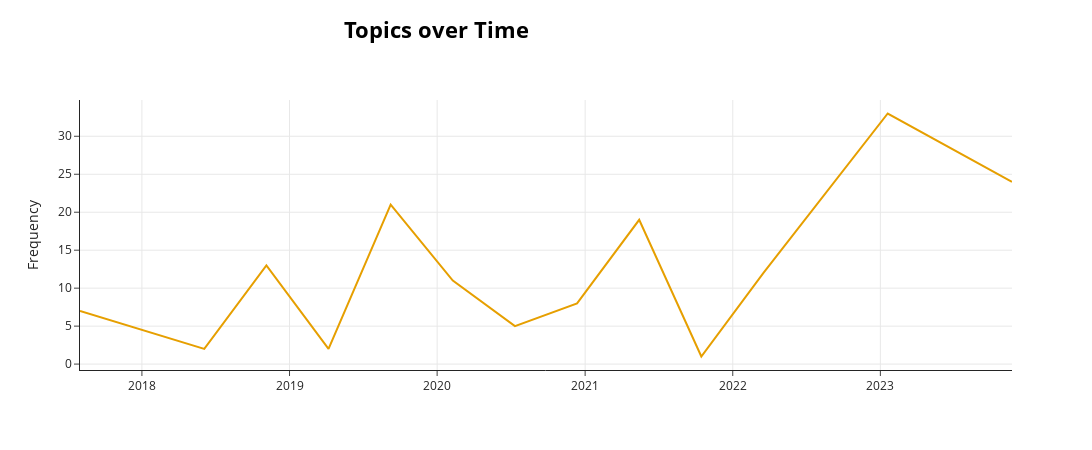

Source (notebook cell):
### Code cell
topic_model.visualize_topics_over_time(topics_over_time, topics=[9], custom_labels=True)

### Figure 1 — Plotly figure (JSON) as saved in the notebook; plotly's stock layout.template omitted (floating-point values rounded to 4 significant figures)
{"data": [{"hoverinfo": "text", "hovertext": ["<b>Topic 9</b><br>Words: უპილოტო, იარაღის, საბრძოლო, ავტონომიური, ბრძოლის", "<b>Topic 9</b><br>Words: უანგ, მანქანებისთვის, უპილოტო, ომ, გადატრიალებას", "<b>Topic 9</b><br>Words: boeing, უპილოტო, საბრძოლო, შეიარაღ, სამხედრო", "<b>Topic 9</b><br>Words: qartulad, კლავიატურა, ომს, გამოიწვევს, თათმანი", "<b>Topic 9</b><br>Words: საბრძოლო, საჰაერო, იარაღის, უპილოტო, სამხედრო", "<b>Topic 9</b><br>Words: საჰაერო, საბრძოლო, მასკის, a12, უპილოტო", "<b>Topic 9</b><br>Words: უპილოტო, დადე, განიპირობებდა, სვლაგეზს, მივედი", "<b>Topic 9</b><br>Words: რუსეთის, სამხედრო, რუსეთი, თავდაცვის, სფერო", "<b>Topic 9</b><br>Words: საბრძოლო, რუსეთის, რობოტიზებული, т14, თავდაცვის", "<b>Topic 9</b><br>Words: ალტიუსს, იდენტიფიცირებისა, მოიერიშე, დარტყმის, მარშრუტ", "<b>Topic 9</b><br>Words: საბრძოლო, დრონი, დრონ, დრონები, უპილოტო", "<b>Topic 9</b><br>Words: საბრძოლო, რუსეთის, უპილოტო, სამხედრო, თავდაცვის", "<b>Topic 9</b><br>Words: იარაღის, ავტონომიური, aws, სისტემები, laws"], "marker": {"color": "#E69F00"}, "mode": "lines", "name": "9_საბრძოლო_უპილოტო_იარაღის_სამხედრო", "type": "scatter", "x": ["2017-07-31T22:11:00.800000000", "2018-06-04T04:51:39.200000000", "2018-11-04T20:11:58.400000000", "2019-04-07T11:32:17.600000000", "2019-09-08T02:52:36.800000000", "2020-02-08T18:12:56.000000000", "2020-07-11T09:33:15.200000000", "2020-12-12T00:53:34.400000000", "2021-05-14T16:13:53.600000000", "2021-10-15T07:34:12.800000000", "2022-03-17T22:54:32.000000000", "2023-01-19T05:35:10.400000000", "2023-11-22T12:15:48.800000000"], "y": [7, 2, 13, 2, 21, 11, 5, 8, 19, 1, 12, 33, 24]}], "layout": {"height": 450, "hoverlabel": {"bgcolor": "white", "font": {"family": "Rockwell", "size": 16}}, "legend": {"title": {"text": "<b>Global Topic Representation"}}, "title": {"font": {"color": "Black", "size": 22}, "text": "<b>Topics over Time</b>", "x": 0.4, "xanchor": "center", "y": 0.95, "yanchor": "top"}, "width": 1250, "xaxis": {"showgrid": true}, "yaxis": {"showgrid": true, "title": {"text": "Frequency"}}}}
